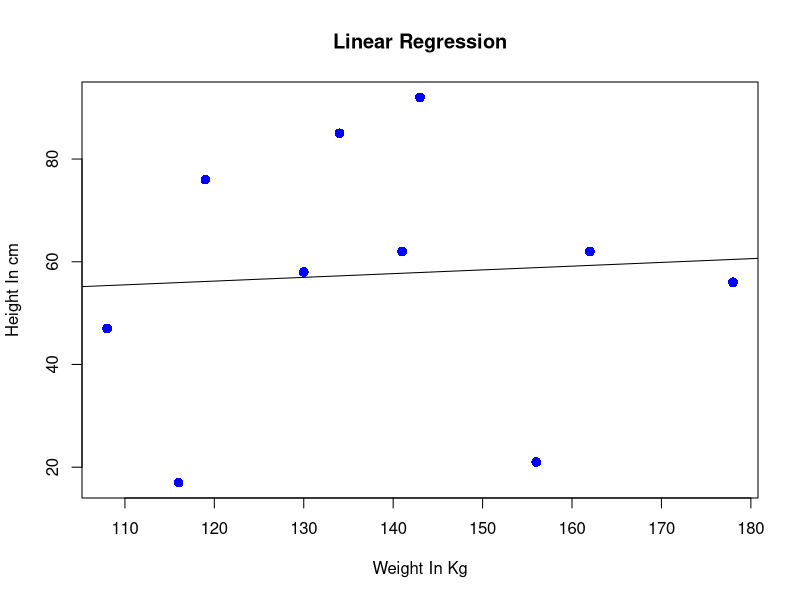

The R script that drew this image:
x <- c(141, 134, 178, 156, 108, 116, 119, 143, 162, 130)  
y <- c(62, 85, 56, 21, 47, 17, 76, 92, 62, 58)
model=lm(y~x)
h=as.numeric(readline("Enter The Height To Predict Weight: "))
new_height=data.frame(x=h)
new_weight=predict(model,new_height)
print(paste("The Predicted Weight For The Height ",h,"is",new_weight))
plot(x,y,col="Blue",main = "Linear Regression",
     abline(model),cex=1.3,pch=16,xlab = "Weight In Kg",ylab = "Height In cm")

